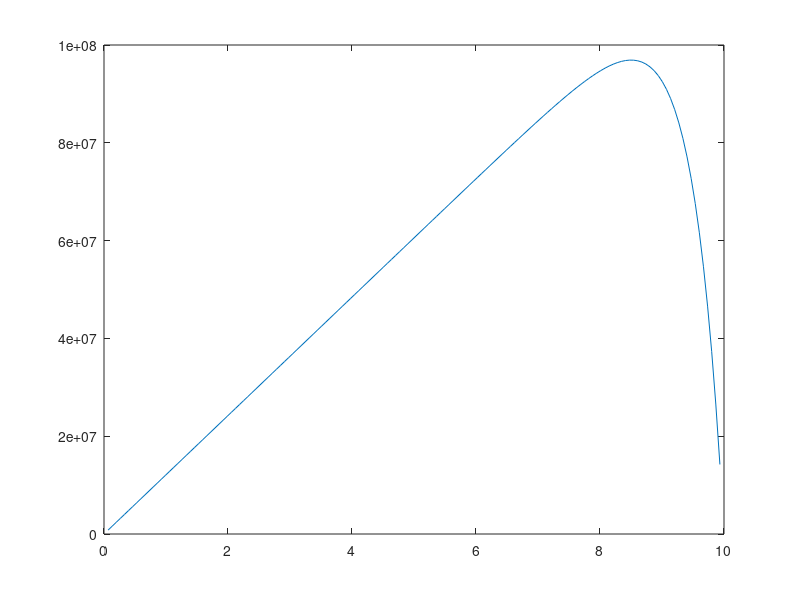

Reproduce this figure in MATLAB.
disp("f(x)=(exp(x))^2; -u''(x)=f(x), 0<x<L; u(0)=u(L)=0");

L = 10;
N = 150;
h = L/(N+1);
M = 2*diag(ones(N,1),0) - diag(ones(N-1,1),1) - diag(ones(N-1,1),-1);
M = M/h^2;
X = [h:h:L-h]'; # debut:plus:fin, prime -> transpose
F = (exp(X)).^2;
# MU=F => U=F/M <- resulution de sys lineaire
U = M\F;
plot(X,U)
